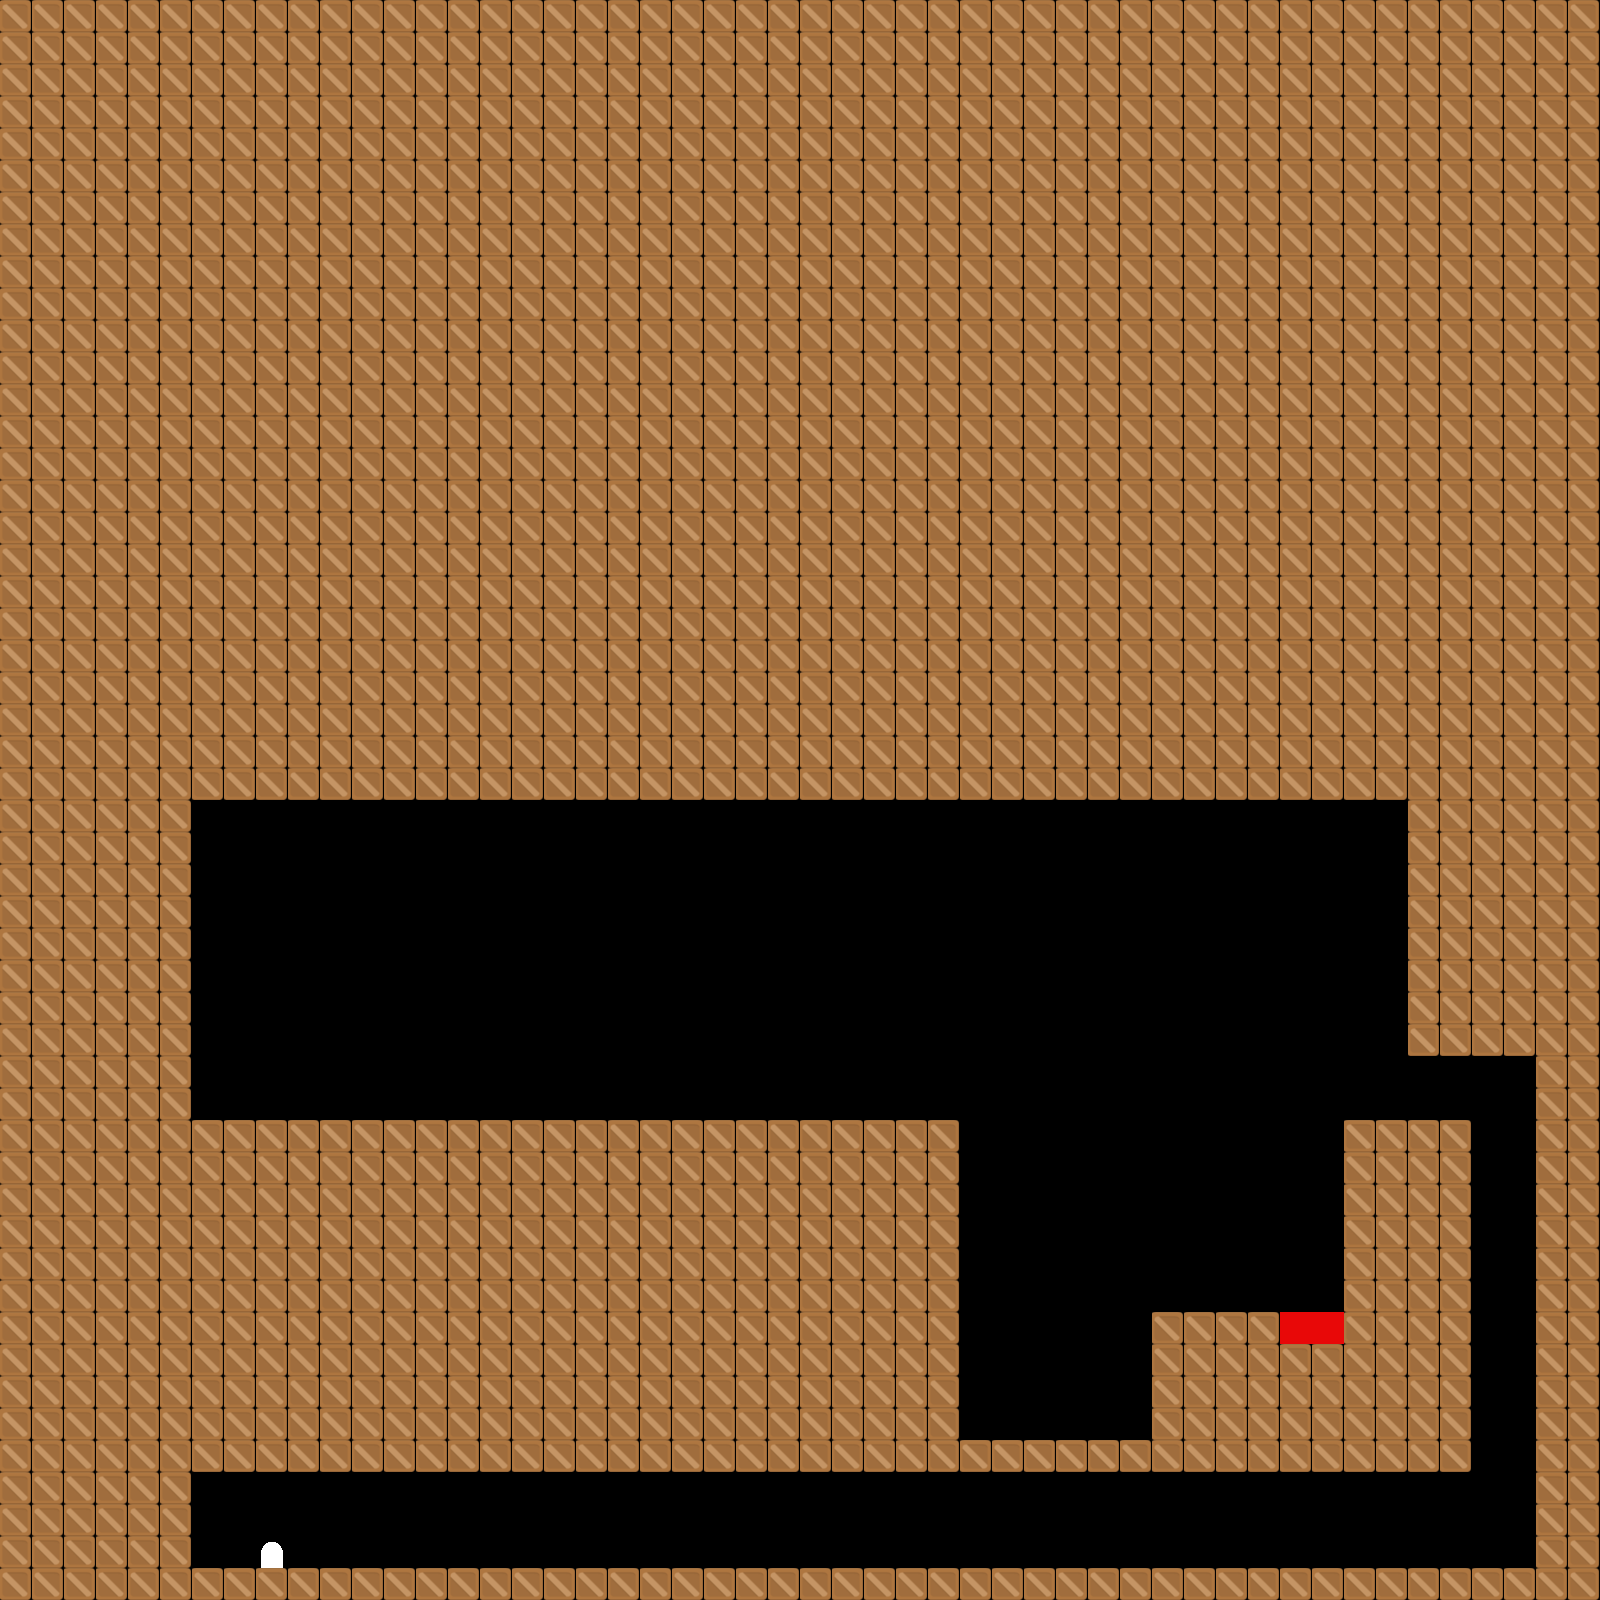

The image is a tile-based game level rendered from a .tmx file. Its description and source (layers, tilesets, objects; grid data summarised) follow:
An orthogonal 50x50 tile map with 32x32 px tiles, 1 tile layer (layer1), 4 tilesets and 2 objects.

<map version="1.0" orientation="orthogonal" renderorder="right-down" width="50" height="50" tilewidth="32" tileheight="32" nextobjectid="9">
 <tileset firstgid="1" name="crate" tilewidth="32" tileheight="32" tilecount="1">
  <properties>
   <property name="type" value="crate" />
  </properties>
  <image source="crate.png" trans="ff00ff" width="32" height="32" />
  <tile id="0">
   <properties>
    <property name="type" value="crate" />
   </properties>
  </tile>
 </tileset>
 <tileset firstgid="2" name="toca" tilewidth="32" tileheight="32" tilecount="1">
  <image source="toca.png" trans="ff00ff" width="32" height="32" />
  <tile id="0">
   <properties>
    <property name="type" value="toca" />
   </properties>
  </tile>
 </tileset>
 <tileset firstgid="3" name="init" tilewidth="32" tileheight="32" tilecount="1">
  <image source="init.png" trans="ff00ff" width="32" height="32" />
  <tile id="0">
   <properties>
    <property name="type" value="start" />
   </properties>
  </tile>
 </tileset>
 <tileset firstgid="4" name="jumper" tilewidth="32" tileheight="32" tilecount="1">
  <properties>
   <property name="type" value="jumper" />
  </properties>
  <image source="jumper.png" trans="ff00ff" width="32" height="32" />
  <tile id="0">
   <properties>
    <property name="type" value="jumper" />
   </properties>
  </tile>
 </tileset>
 <layer name="layer1" width="50" height="50">
  <data>[2500 cells, 1870 non-empty, 4 distinct tile ids]</data>
 </layer>
 <objectgroup name="cheeses">
  <object id="7" x="1073.33" y="1416" />
  <object id="8" x="204" y="1488" />
 </objectgroup>
</map>